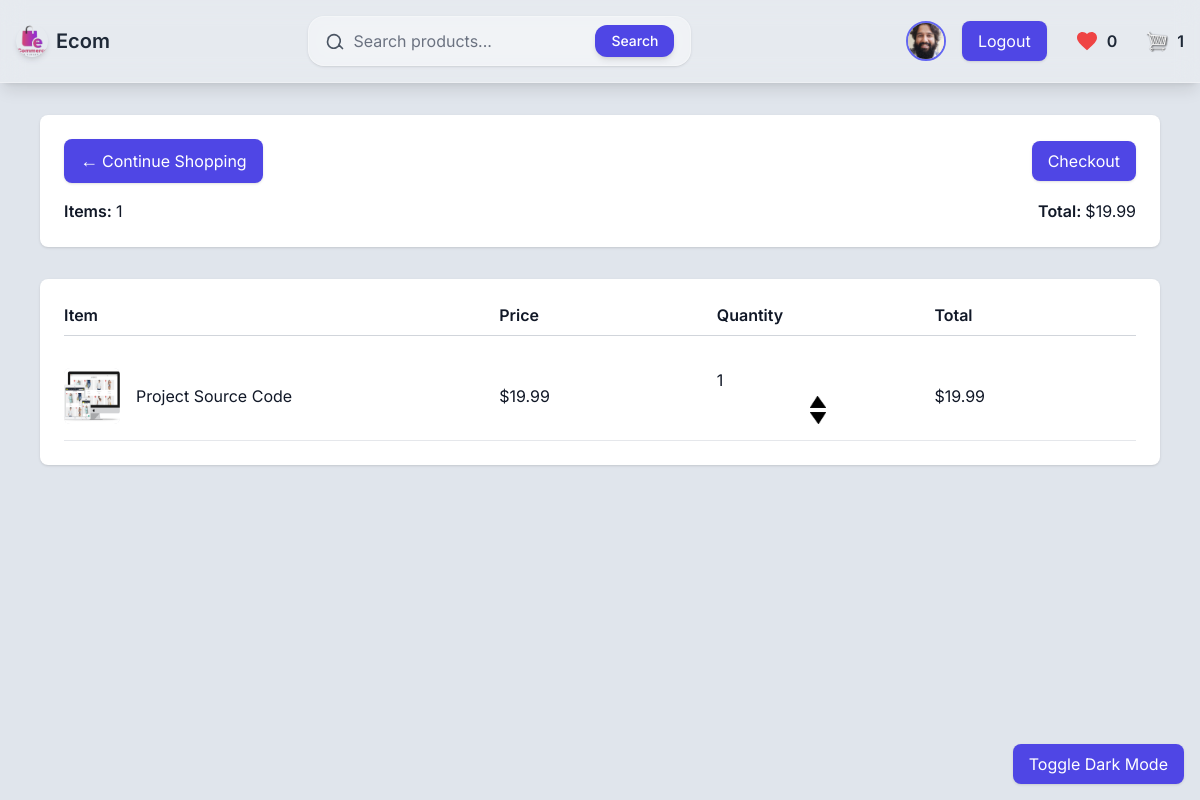
Screenshot of /cart/ (signed in) with the database file from the repository.
### accounts/models.py (models this page shows, shortened)
class Profile(models.Model):
    user = models.OneToOneField(User, on_delete=models.CASCADE, null=True, blank=True)
    name = models.CharField(max_length=200, blank=True, null=True)
    email = models.EmailField(max_length=500, blank=True, null=True)
    username = models.CharField(max_length=200, blank=True, null=True)
    location = models.CharField(max_length=200, blank=True, null=True, default="Earth")
    short_intro = models.CharField(max_length=200, blank=True, null=True, default="This is a default bio. User has not added a bio yet.")
    bio = models.TextField(blank=True, null=True)
    profile_image = models.ImageField(null=True, blank=True, upload_to='profiles/', default="profiles/user-default.png")
    social_github = models.CharField(max_length=200, blank=True, null=True)
    social_linkedin = models.CharField(max_length=200, blank=True, null=True)
    social_website = models.CharField(max_length=200, blank=True, null=True)
    created = models.DateTimeField(auto_now_add=True)
    id = models.UUIDField(default=uuid.uuid4, unique=True, primary_key=True, editable=False)
    class Meta:
        ordering = ['created']

class Order(models.Model):
    customer = models.ForeignKey(Customer, on_delete=models.SET_NULL, null=True, blank=True)
    date_ordered = models.DateTimeField(auto_now_add=True)
    complete = models.BooleanField(default=False)
    transaction_id = models.CharField(max_length=100, null=True, blank=True)
    @property
    def get_cart_total(self):
        return sum(item.get_total for item in self.orderitem_set.all())
    @property
    def get_cart_items(self):
        return sum(item.quantity for item in self.orderitem_set.all())

class OrderItem(models.Model):
    product = models.ForeignKey(Product, on_delete=models.SET_NULL, null=True)
    order = models.ForeignKey(Order, on_delete=models.SET_NULL, null=True)
    quantity = models.IntegerField(default=0, null=True, blank=True)
    date_added = models.DateTimeField(auto_now_add=True)
    @property
    def get_total(self):
        return self.product.price * self.quantity

class Product(models.Model):
    name = models.CharField(max_length=200)
    price = models.DecimalField(max_digits=7, decimal_places=2)
    digital = models.BooleanField(default=False, null=True, blank=True)
    image = models.ImageField(null=True, blank=True, upload_to='products/')
    @property
    def imageURL(self):
        try:
            url = self.image.url
        except:
            url = ''
        return url

### accounts/views.py (the view)
# urls.py: path('cart/', views.cart, name='cart'),
def cart(request):
    profile = Profile.objects.get(user=request.user) if request.user.is_authenticated else None
    if request.user.is_authenticated:
        customer = getattr(request.user, 'customer', None)
        if not customer:
            customer = Customer.objects.create(user=request.user, name=request.user.get_full_name() or request.user.username, email=request.user.email)
        order, created = Order.objects.get_or_create(customer=customer, complete=False)
        items = order.orderitem_set.all()
        cart_items = order.get_cart_items
    else:
        cookieData = cookieCart(request)
        cart_items = cookieData['cartItems']
        order = cookieData['order']
        items = cookieData['items']
    context = {'items': items,'order': order,'cart_items': cart_items,'profile': profile}
    return render(request, 'accounts/cart.html', context)

### accounts/context_processors.py (called while the page is built)
def wishlist_count(request):
    if request.user.is_authenticated:
        wishlist = Wishlist.objects.filter(customer__user=request.user).first()
        count = wishlist.products.count() if wishlist else 0
    else:
        count = 0
    return {'wishlist_count': count}

### accounts/templates/accounts/cart.html (shortened to what this page needs)
{% extends 'main.html' %}
{% load static %}
{% block content %}
<div class="max-w-6xl mx-auto px-4 py-8">
  <div class="bg-white dark:bg-gray-800 text-gray-900 dark:text-gray-100 shadow rounded-lg p-6 mb-8">
    <div class="flex justify-between items-center mb-4">
      <a href="{% url 'store' %}" class="text-dark dark:text-indigo-400 hover:underline flex items-center gap-1 px-4 py-2 bg-indigo-600 text-white rounded-lg shadow hover:bg-indigo-700 transition">
        <span class="text-lg">&#x2190;</span> Continue Shopping
      </a>
      <a href="{% url 'checkout' %}" class="px-4 py-2 bg-indigo-600 text-white rounded-lg shadow hover:bg-indigo-700 transition">
        Checkout
      </a>
    </div>
    <div class="flex justify-between text-sm sm:text-base font-semibold">
      <p>Items: <span class="font-normal">{{order.get_cart_items}}</span></p>
      <p>Total: <span class="font-normal">${{order.get_cart_total|floatformat:2}}</span></p>
    </div>
  </div>
  <div class="bg-white dark:bg-gray-800 text-gray-900 dark:text-gray-100 shadow rounded-lg p-6">
    <div class="hidden sm:grid grid-cols-5 gap-4 font-semibold border-b border-gray-300 dark:border-gray-700 pb-2 mb-4">
      <div class="col-span-2">Item</div>
      <div>Price</div>
      <div>Quantity</div>
      <div>Total</div>
    </div>
    {% for item in items %}
    <div class="grid grid-cols-5 gap-4 items-center py-4 border-b border-gray-200 dark:border-gray-700 text-sm sm:text-base">
      <div class="col-span-2 flex items-center gap-4">
        <img src="{{item.product.imageURL}}" alt="Product Image" class="w-14 h-14 object-cover rounded-md bg-gray-200 dark:bg-gray-700" />
        <p>{{item.product.name}}</p>
      </div>
      <div>
        <p>${{item.product.price|floatformat:2}}</p>
      </div>
      <div>
        <p class="mb-1">{{item.quantity}}</p>
        <div class="flex flex-col items-center gap-1">
          <img data-product="{{item.product.id}}" data-action="add" src="{% static 'images/products/arrow-up.png' %}" class="chg-quantity w-4 cursor-pointer update-cart" />
          <img data-product="{{item.product.id}}" data-action="remove" src="{% static 'images/products/arrow-down.png' %}" class="chg-quantity w-4 cursor-pointer update-cart" />
        </div>
      </div>
      <div>
        <p>${{item.get_total}}</p>
      </div>
    </div>
    {% endfor %}
  </div>
</div>
{% endblock %}

### templates/navbar.html (shortened to what this page needs)
{% load static %}
{% load widget_tweaks %}
<header
  x-data="{ mobileOpen: false }"
  class="bg-white/20 dark:bg-gray-900/40 backdrop-blur-md shadow-lg border-b border-white/30 dark:border-gray-700"
>
  <div class="max-w-7xl mx-auto px-4 py-4 flex items-center justify-between">
    <a href="{% url 'store' %}" class="flex items-center space-x-2">
      <img src="{% static 'images/products/logof.png' %}" alt="Ecom Logo" class="h-8 w-8 rounded-full shadow-md" />
      <span class="text-xl font-semibold text-gray-800 dark:text-white">Ecom</span>
    </a>
    <form method="get" action="{% url 'store' %}"
      class="hidden md:flex items-center gap-2 bg-white/30 dark:bg-gray-800/40 backdrop-blur-md border border-white/30 dark:border-gray-700 rounded-2xl shadow px-4 py-2 focus-within:ring-2 focus-within:ring-indigo-500 transition-all">
      <svg class="w-5 h-5 text-gray-600 dark:text-gray-300" fill="none" stroke="currentColor" stroke-width="2"
          viewBox="0 0 24 24" xmlns="http://www.w3.org/2000/svg">
        <path stroke-linecap="round" stroke-linejoin="round"
              d="M21 21l-4.35-4.35m0 0A7.5 7.5 0 103.5 10.5a7.5 7.5 0 0013.65 6.15z"></path>
      </svg>
      <input
        type="text"
        name="search_query"
        placeholder="Search products..."
        value="{{ search_query|default:'' }}"
        class="flex-1 bg-transparent text-gray-900 dark:text-white placeholder-gray-500 dark:placeholder-gray-400 focus:outline-none"
      />
      <button type="submit"
        class="bg-indigo-600 hover:bg-indigo-700 text-white px-4 py-1.5 rounded-xl text-sm font-medium shadow-md transition">
        Search
      </button>
    </form>
    <nav class="hidden md:flex items-center space-x-4">
      {% if request.user.is_authenticated %}
        <a href="{% url 'account' %}" class="ml-4">
          <img src="{{ profile.profile_image.url }}" alt="Profile"
          class="w-10 h-10 rounded-full border-2 border-indigo-500 object-cover hover:scale-105 transition" />
        </a>
        <a href="{% url 'logout' %}" class="px-4 py-2 bg-indigo-600 text-white rounded-lg shadow hover:bg-indigo-700 transition">Logout</a>
      {% else %}
        <a href="{% url 'login' %}" class="px-4 py-2 bg-indigo-600 text-white rounded-lg shadow hover:bg-indigo-700 transition">Login/Sign Up</a>
      {% endif %}
      <a href="{% url 'wishlist' %}" class="flex items-center gap-2 px-3 py-2 rounded-lg hover:bg-indigo-100 dark:hover:bg-indigo-700 transition cursor-pointer">
        <svg xmlns="http://www.w3.org/2000/svg" class="h-6 w-6 text-red-500" fill="currentColor" viewBox="0 0 24 24" stroke="none">
          <path d="M12 21.35l-1.45-1.32C5.4 15.36 2 12.28 2 8.5 2 5.42 4.42 3 7.5 3c1.74 0 3.41 0.81 4.5 2.09C13.09 3.81 14.76 3 16.5 3 19.58 3 22 5.42 22 8.5c0 3.78-3.4 6.86-8.55 11.54L12 21.35z"/>
        </svg>
        <span class="font-semibold text-gray-800 dark:text-white">{{ wishlist_count|default:"0" }}</span>
      </a>
      <a href="{% url 'cart' %}" class="flex items-center gap-2">
        <img src="{% static 'images/products/cart.png' %}" alt="Cart" class="w-6 h-6 rounded-full" />
        <span id="cart-total-desktop" class="font-semibold">{{ cart_items }}</span>
      </a>
    </nav>
  </div>
</header>

### rows the page displays
Profile: profile_image (picture)
Order: get_cart_items "1", get_cart_total "19.99"
OrderItem: product.imageURL (picture), product.name "Project Source Code", product.price "19.99", quantity "1", get_total "19.99"

### other values shown
{{ wishlist_count|default:"0" }} "0"
{{ cart_items }} "1"
